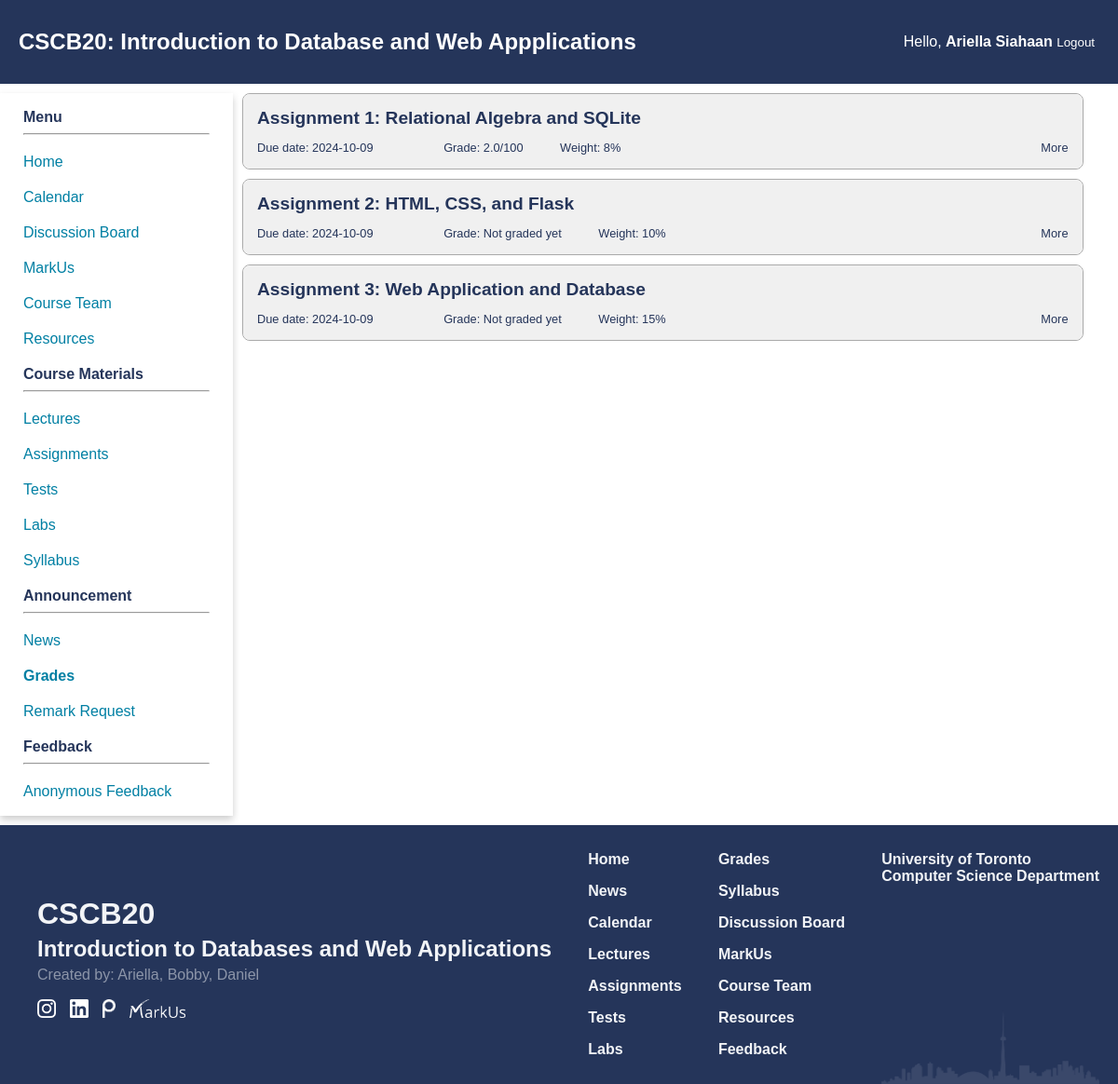
Page /grades (signed in) on the earlier database version.
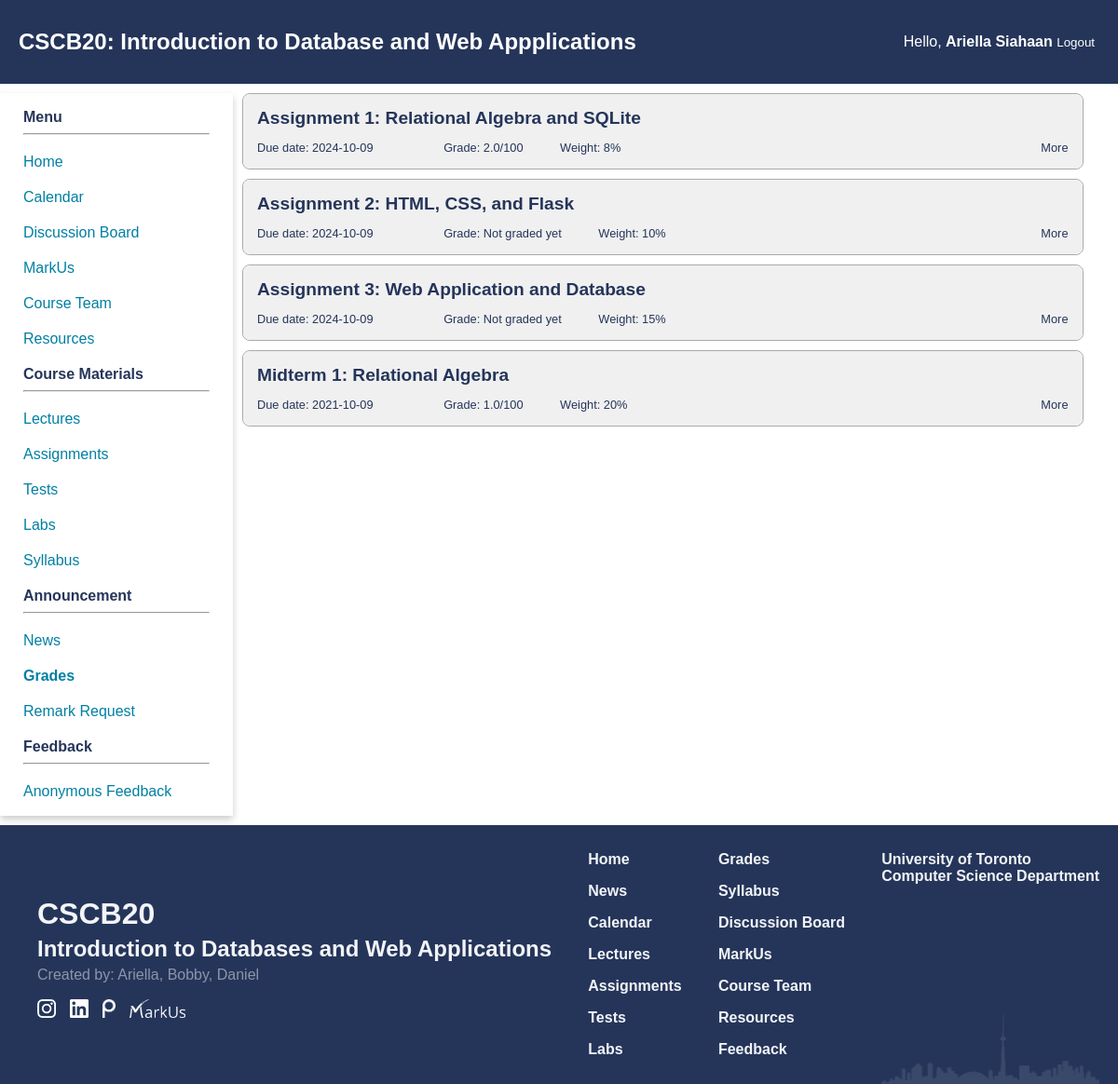
Same page on the later database version.
### app.py (models this page shows)
class Test(db.Model):
    id = db.Column(db.Integer, primary_key = True, nullable = True)
    name = db.Column(db.String(250), nullable = False)
    desc = db.Column(db.Text)
    weight = db.Column(db.Integer, nullable = False)
    type = db.Column(db.String(50), nullable = False)
    due_date = db.Column(db.Date)
    grades = db.relationship("Grades", backref = 'test', lazy = True)

### app.py (the view)
@app.route('/grades')
def view():
    lst_tests = Test.query.all()
    lst_grades = None
    if(isInstructor(session)):
        students = Student.query.order_by(Student.name.asc()).all()
        return render_template("modify_assignment.html", lst_tests = lst_tests, grades = True, lst_grades = lst_grades)
    if(isStudent(session)):
        grades = Grades.query.filter(Grades.student_id == session["student_id"]).all()
        lst_of_tuple = []
        for test in lst_tests:
            found = False
            for grade in grades:
                if grade.test.id == test.id:
                    found = True
                    lst_of_tuple.append((test, str(grade.grade) + '/100'))
            if not found:
                lst_of_tuple.append((test, 'Not graded yet'))
        return render_template("grades.html", lst_of_tuple = lst_of_tuple, lst_tests = lst_tests, grades = True, lst_grades = lst_grades)
    return redirect('/')

### app.py (called while the page is built)
def isInstructor(identity):
    if "auth" in identity and identity["auth"] == 'Instructor':
        return True
    return False

def isStudent(identity):
    if "auth" in identity and identity["auth"] == 'Student':
        return True
    return False

### templates/grades.html (shortened to what this page needs)
{% extends 'home_template.html' %}
{% block extra_css %}
<link href="{{ url_for('static', filename='css/grades.css') }}" rel="stylesheet" type="text/css">
{% endblock %}
{% block content %}
<main class="grades-main">
    {% for test, grade in lst_of_tuple %}
    <div class="assignment-item">
        <div class="assignment-container assignment-header">
            <div class="assignment assignment-title more">{{ test.name }}</div>
            <div class="header-section header-section1">
                <span class="assignment due-date">Due date: {{ test.due_date }}</span>
                <span class="assignment assignment-grade">Grade: {{ grade }}</span>
                <span class="assignment assignment-weight">Weight: {{ test.weight }}%</span>
            </div>
            <div class="header-section more">More</div>
        </div>
    </div>
    {% endfor %}
</main>
{% endblock %}

### templates/home_template.html (shortened to what this page needs)
<!DOCTYPE html>
<html lang="en">
<head>
  <link href="{{ url_for('static', filename='css/navbar.css') }}" rel="stylesheet" type="text/css">
  <link href="{{ url_for('static', filename='css/footer.css') }}" rel="stylesheet" type="text/css">
  <link href="{{ url_for('static', filename='css/index.css') }}" rel="stylesheet" type="text/css">
    {% block extra_css %}
    {% endblock %}
</head>
<body id="top">
  <header>
    <div class="header-flex">
      <div class="header-flex-1 title"><a href="/" class="title">CSCB20<span class="big-screen">: Introduction to Database and Web
          Appplications</span></a></div>
        <div class="header-flex-2">
          {% if "auth" in session %}
          <div>Hello, <b>{{ session["name"] }}</b></div>
          <small><div><a href="/logout" style="padding: 0;">Logout</a></div></small>
          {% else %}
          <a href="/login"> Login </a>
          {% endif %}
        </div>
    </div>
  </header>
  <div class="container">
    <nav class="nav-card">
      <div class="card">
        <div class="nav-container">
          <div class ="nav-subtitle">
            <b>Menu</b>
            <hr>
          </div>
          <ul class="nav-list">
            <li> <a href="/" >Home</a></li>
            {% if "auth" in session %}
            <li> <a href="/calendar" >Calendar</a></li>
              <li> <a href="https://piazza.com/class/lqy466htv8g5xb" target="_blank">Discussion Board </a></li>
            <li> <a href="https://markus2.utsc.utoronto.ca/courses/20" target="_blank">MarkUs </a></li>
            <li> <a href="/team" >Course Team </a></li>
          <li> <a href="/resources" >Resources</a></li>
          </ul>
            <div class ="nav-subtitle">
              <b>Course Materials</b>
              <hr>
            </div>
            <ul class ="nav-list">
            <li> <a href="/lectures" >Lectures </a></li>
            <li> <a href="/assignments" >Assignments </a></li>
            <li> <a href="/tests" > Tests </a></li>
            <li> <a href="/labs" >Labs </a></li>
            <li> <a href="{{ url_for('static', filename = 'pdf/mock.pdf' ) }}" target="_blank">Syllabus </a></li>
            </ul>
            <div class ="nav-subtitle">
              <b>Announcement</b>
              <hr>
            </div>
            <ul class="nav-list">
            <li> <a href="/news" >News </a></li>
            {% if "auth" in session and session["auth"] != "Instructor" %}
            <li> <a href="/grades" {% if grades %}
                style = "font-weight: bold;"
              {% endif %}>Grades </a></li>
              {% endif %}
              <li> <a href="/grades/remarks" >Remark Request </a></li>
              <div class ="nav-subtitle">
                <b>Feedback</b>
                <hr>
              </div>
              </ul>
              <ul class="nav-list">
              <li> <a {% if 'auth' in session and session['auth'] == 'Instructor' %}
                href="/feedback?page=1&per_page=5"
                {% else %}
                href="/feedback"
                {% endif %}
              >Anonymous Feedback </a></li>
            {% endif %}
          </ul>
        </div>
      </div>
    </nav>
    {% block content %}
    {% endblock %}
    <footer class="footer">
      <div class="footer-1">
        <div class="footer-heading" style="font-size: 2rem;">CSCB20</div>
        <div class="footer-heading" style="font-size: 1.5rem;">Introduction to Databases and Web Applications</div>
        <div style="font-weight: 500; opacity: 50%;">Created by:
          <a href="https://www.linkedin.com/in/ariellasiahaan/" target="_blank">Ariella,</a>
          <a href="https://www.linkedin.com/in/bobby-adi-salim/" target="_blank">Bobby,</a>
          <a href="https://www.linkedin.com/in/danielstevanus/" target="_blank">Daniel</a>
        </div>
        <div class="icons">
          <a href="https://www.instagram.com/utsccms/" target="_blank"><img src="{{ url_for('static', filename = 'images/Instagram_Glyph_White.png' ) }} "
              alt="I" style="height:20px"></a>
          <a href="https://www.linkedin.com/company/utsccms/" target="_blank"><img src="{{ url_for('static', filename = 'images/linkedin.png' ) }} " alt="M"
              style="height:20px"></a>
          <a href="https://piazza.com/class/lqy466htv8g5xb" target="_blank"><img src="{{ url_for('static', filename = 'images/piazza.png' ) }} " alt="P"
              style="height:20px"></a>
          <a href="https://markus2.utsc.utoronto.ca/courses/20/assignments" target="_blank"><img src="{{ url_for('static', filename = 'images/markus.png' ) }} "
              alt="M" style="height:20px"></a>
        </div>
      </div>
      <div class="footer-2 links">
        <div class="navigation">
          <div><a href="/">Home</a></div>
          <div><a href="/news">News</a></div>
          <div><a href="/calendar">Calendar</a></div>
          <div><a href="/lectures">Lectures</a></div>
          <div><a href="/assignments">Assignments</a></div>
          <div><a href="/tests">Tests</a></div>
          <div><a href="/labs">Labs</a></div>
        </div>
      </div>
      <div class="footer-3 links">
        <div class="navigation">
          <div><a href="/grades">Grades</a></div>
          <div><a href="{{ url_for('static', filename = 'pdf/mock.pdf' ) }}">Syllabus</a></div>
          <div><a href="https://piazza.com/class/lqy466htv8g5xb" target="_blank">Discussion Board</a></div>
          <div><a href="https://markus2.utsc.utoronto.ca/courses/20/assignments" target="_blank">MarkUs</a></div>
          <div><a href="/team">Course Team</a></div>
          <div><a href="/resources">Resources</a></div>
          <div><a href="/feedback">Feedback</a></div>
        </div>
      </div>
      <div class="footer-4">
        <nav class="navigation">
          <div><a href="https://web.cs.toronto.edu/about/our-department" target="_blank">University of Toronto <br>
              Computer Science Department</a></div>
        </nav>
      </div>
    </footer>
  </div>
</body>
</html>

### static/css/navbar.css (style rules this page uses)
:root { --primary_color: #25355A; --secondary_color: #007FA3; --phone_size: 600px; }
body { margin: 0; padding: 0; font-family: Arial, sans-serif; }
main { grid-area: content; padding: 20px; padding: 0px 10px 0px 10px; width: 95%; }
footer { grid-area: footer; background-color: #333; color: #fff; padding: 10px; }
header { position: sticky; top:0; left:0; grid-area: header; background-color: var(--primary_color); padding: 10px 10px 10px 20px; z-index: 10000; height: 70px; margin-bottom: 10px; }
header .title { font-size: 24px; font-weight: 600; color: #FFFFFF; text-decoration: none; }
.header-flex { display: flex; height: 100%; align-items: center; }
.header-flex-1 { flex-grow: 1; padding-right: 40px; }
.header-flex-2 { text-align: right; padding-right: 15px; }
.header-flex-2 a , .header-flex-2 div { color: white; text-decoration: none; background-image: linear-gradient( to right, #54b3d6 50%, white 50% ); background-size: 200% 100%; background-position: -100%; display: inline-block; padding: 5px 0; position: relative; background-clip: text; -webkit-background-clip: text; -webkit-text-fill-color: transparent; transition: all 0.3s ease-in-out; }
.header-flex-2 a:before { content: ''; background: white; display: block; position: absolute; bottom: -3px; left: 0; width: 0; height: 3px; transition: all 0.3s ease-in-out; }
@media (min-width: 800px) { .container { display: grid; grid-template-areas: "header header header" "menu content content" "footer footer footer"; grid-template-rows: auto 1fr auto; grid-template-columns: 250px auto; min-height: 100vh; } }
nav { width: 100%; grid-area: menu; }
nav .card { height: 100%; width: 100%; box-shadow: 0 4px 8px 0 rgba(0,0,0,0.2); transition: 0.3s; width: 100%; }
.nav-container { padding: 2px 25px; }
nav ul { list-style-type: none; padding: 0; margin: 0; }
nav li { margin-left: 0; margin-top: 10px; margin-bottom: 10px; }
.nav-list a { background-image: linear-gradient( to right, #54b3d6, #54b3d6 50%, #007FA3 50% ); background-size: 200% 100%; background-position: -100%; display: inline-block; padding: 5px 0; position: relative; background-clip: text; -webkit-background-clip: text; -webkit-text-fill-color: transparent; transition: all 0.3s ease-in-out; }
.nav-list a:before { content: ''; background: #54b3d6; display: block; position: absolute; bottom: -3px; left: 0; width: 0; height: 3px; transition: all 0.3s ease-in-out; }
.nav-subtitle { margin: 15px 0px 15px 0px }

### static/css/footer.css (style rules this page uses)
@media (min-width: 800px) { .footer { display: flex; justify-content: space-between; background-color: #25355A; color: #F2F4F7; padding: 20px 20px 0 20px; font-family: Arial, Helvetica, sans-serif; } }
@media (min-width: 800px) { .footer-4 { background-image: url("../images/toronto-b.png"); background-size: contain; background-repeat: no-repeat; background-position: center bottom; } }
@media (min-width: 800px) { .links { padding-left: 30px; padding-bottom: 20px; } }
@media (min-width: 800px) { .footer-1 { align-self: center; margin-left: 20px; } }
footer { margin-top: 10px; }
.footer-heading { font-weight: bold; margin: 5px 0; }
.footer a { color: #F2F4F7; text-decoration: none; }
.footer-3 { padding-right: 30px; }
.icons { margin: 15px 0; display: flex; }
.icons img { margin: 2px 15px 0 0; }
.navigation { display: flex; flex-direction: column; font-weight: bold; }
.navigation div { margin: 8px 0; }

### static/css/index.css (style rules this page uses)
:root { --primary_color: #25355A; --secondary_color: #007FA3; }
body { background-color: #FFFFFF; color: var(--primary_color); font-family: Geneva, Arial, Helvetica, sans-serif; }

### static/css/grades.css (style rules this page uses)
.assignment-container { padding: 15px; }
.assignment-header { background-color: #f0f0f0; position: relative; height: 50px; border-radius: 8px; }
.assignment-item { border: solid; border-width: thin; border-color: #aaaaaa; margin-bottom: 10px; border-radius: 8px; }
.assignment-title { position: absolute; font-weight: 600; font-size: 1.2em; left: 15px; top: 15px; }
.header-section { font-size: 0.8em; position: absolute; }
.header-section1 { left: 15px; bottom: 15px; width: 80%; }
.header-section .assignment { margin-left: 5%; }
.header-section .due-date { margin-left: 0; margin-right: 5%; }
.more { position: absolute; right: 15px; bottom: 15px; }

Differences in the rows shown:
added Test: name "Midterm 1: Relational Algebra", due_date "2021-10-09", grade "1.0/100", weight "20"
